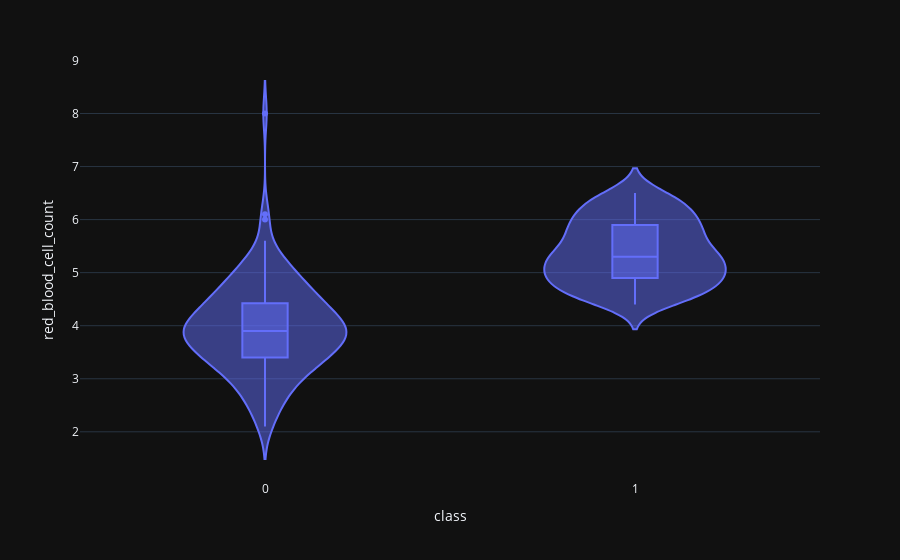

Notebook code cell kept with this figure:
### Code cell
violin('red_blood_cell_count')   #not workingggg!!!!!!!!!!!!!

### Figure 1 — Plotly figure (JSON) as saved in the notebook; plotly's stock layout.template omitted (floating-point values rounded to 4 significant figures; data arrays with more than 128 entries replaced by an {"elided": "..."} marker saying what was removed)
{"data": [{"alignmentgroup": "True", "box": {"visible": true}, "hovertemplate": "class=%{x}<br>red_blood_cell_count=%{y}<extra></extra>", "legendgroup": "", "marker": {"color": "#636efa"}, "name": "", "offsetgroup": "", "orientation": "v", "scalegroup": "True", "showlegend": false, "type": "violin", "x": {"elided": "400 int values"}, "x0": " ", "xaxis": "x", "y": {"elided": "400 float values"}, "y0": " ", "yaxis": "y"}], "layout": {"autosize": true, "legend": {"tracegroupgap": 0}, "margin": {"t": 60}, "violinmode": "group", "xaxis": {"anchor": "y", "autorange": true, "domain": [0, 1], "range": [-0.5, 1.5], "title": {"text": "class"}, "type": "linear"}, "yaxis": {"anchor": "x", "autorange": true, "domain": [0, 1], "range": [1.091, 9.009], "title": {"text": "red_blood_cell_count"}, "type": "linear"}}}
